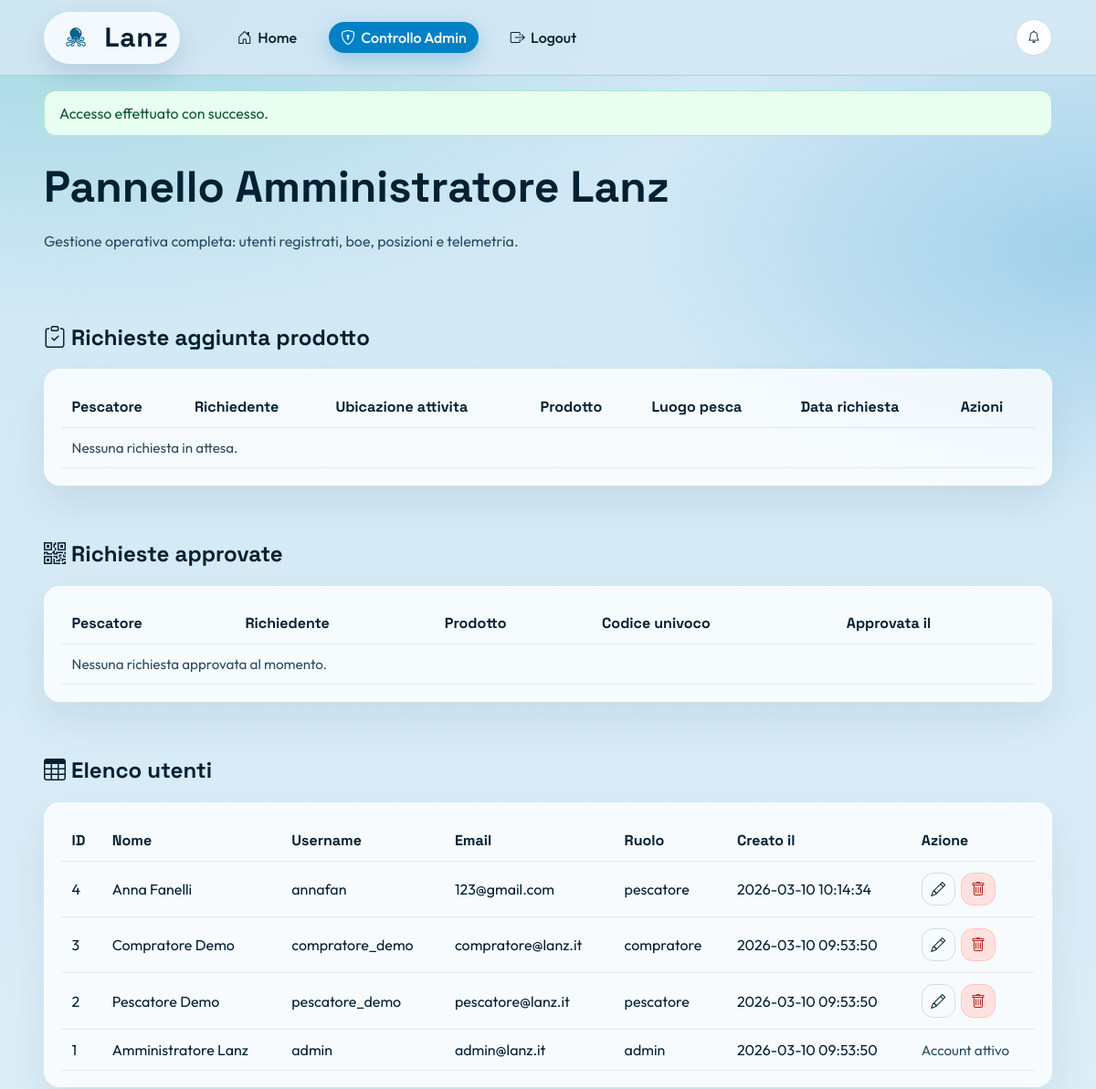
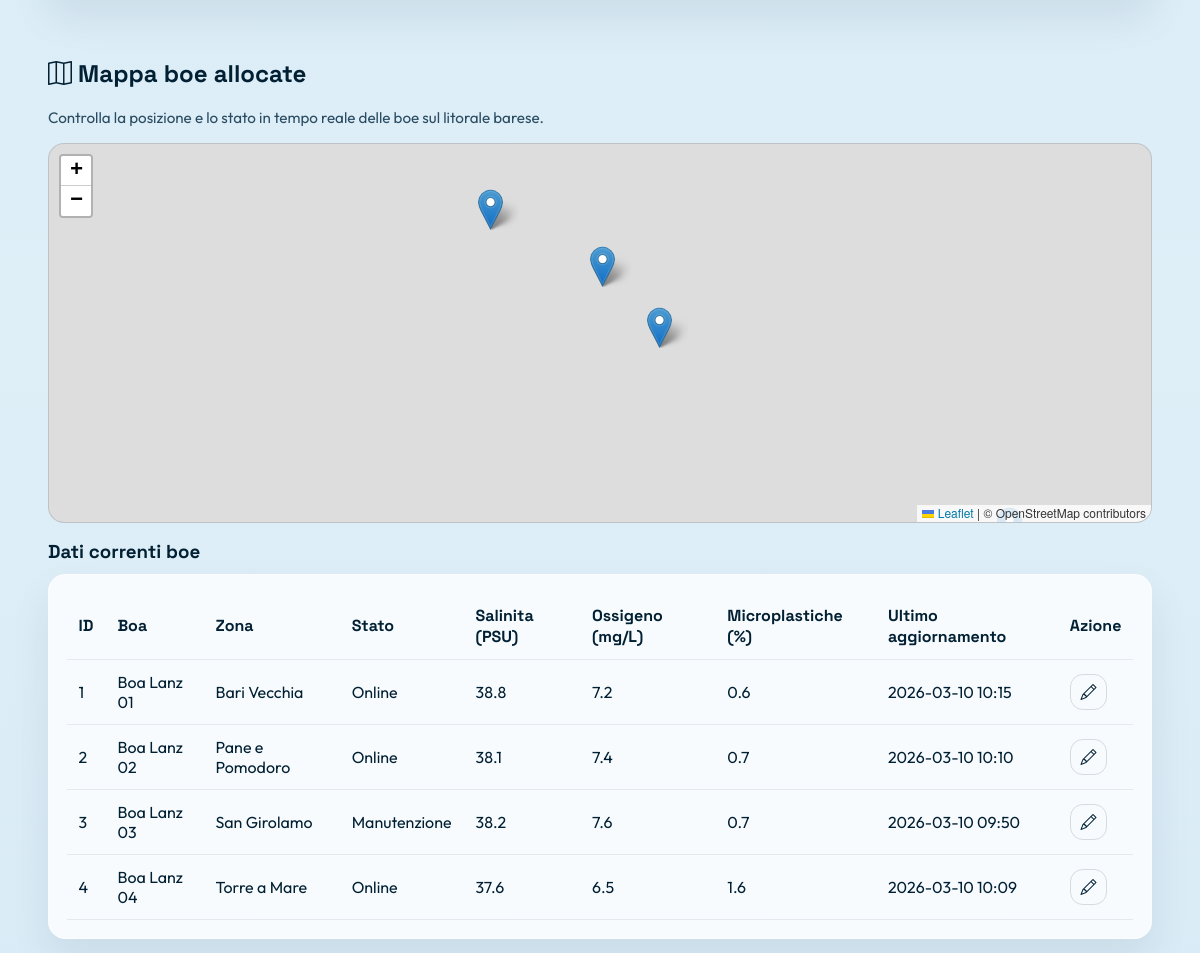
The page /admin.php (signed in, upper part) on the database as committed earlier (2 pictures, top to bottom).
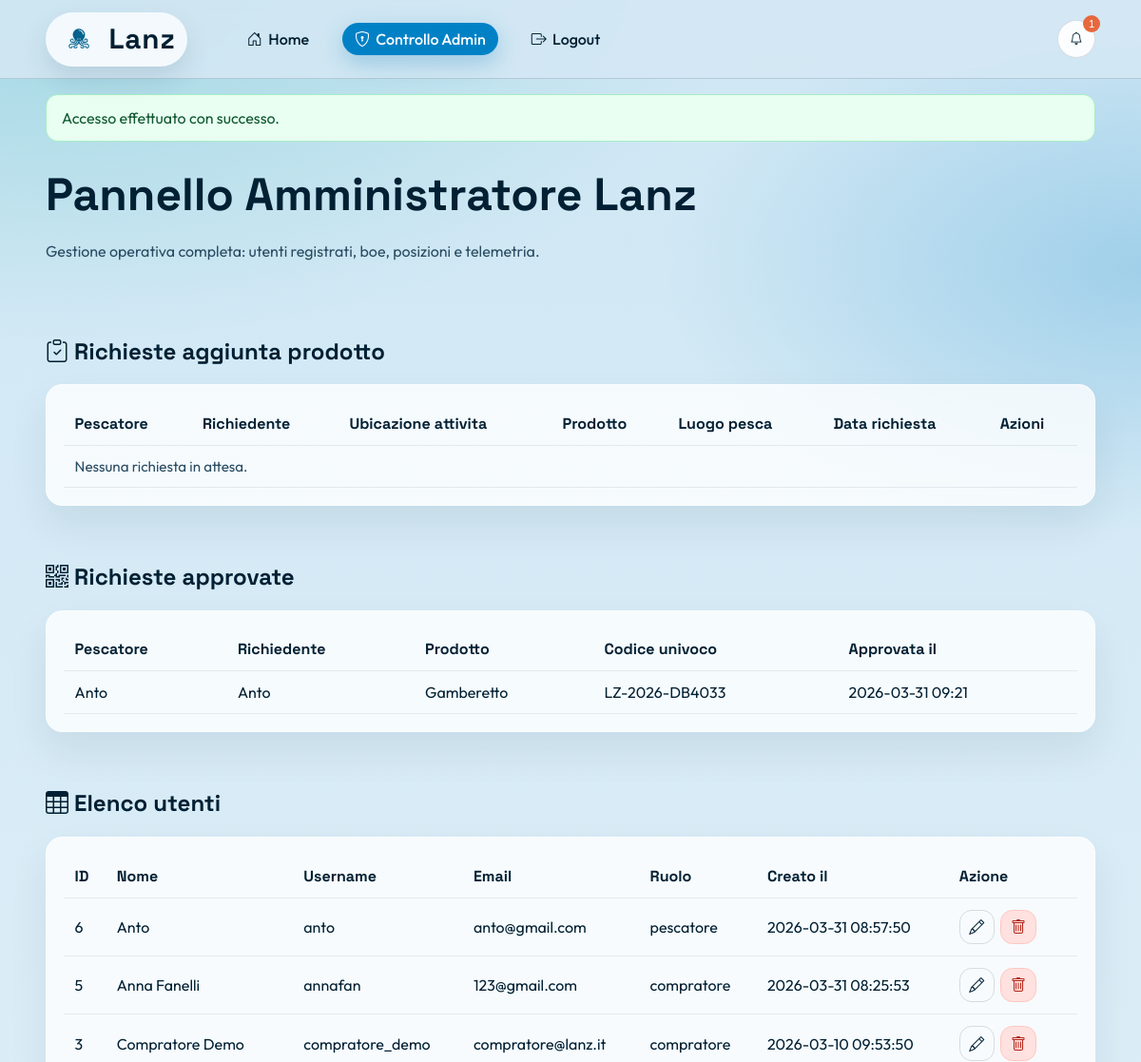
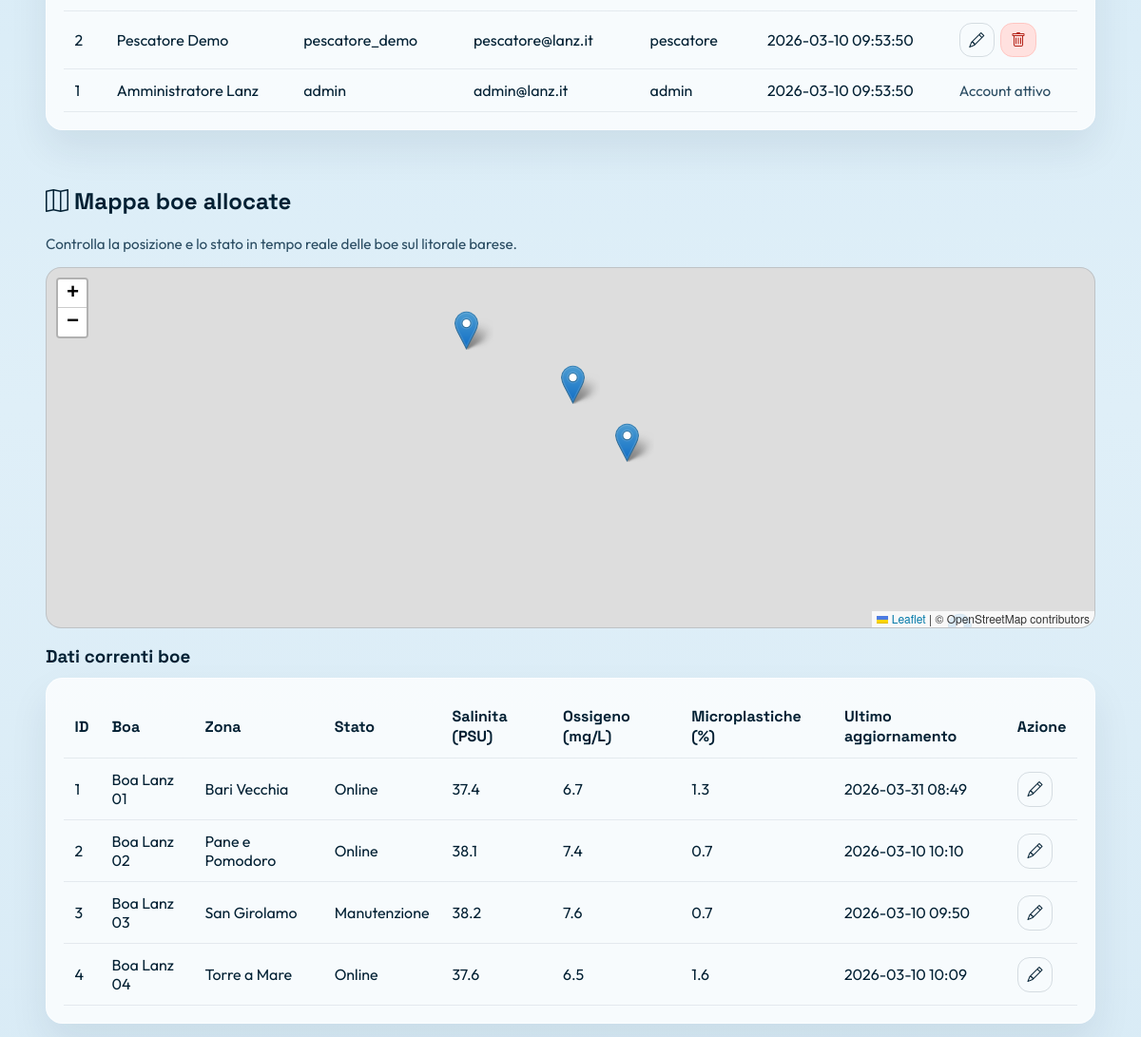
The same page on the database as committed later (2 pictures, top to bottom).
### tables this page shows
CREATE TABLE users (
            id INTEGER PRIMARY KEY AUTOINCREMENT,
            full_name TEXT NOT NULL,
            username TEXT NOT NULL UNIQUE,
            email TEXT NOT NULL UNIQUE,
            password_hash TEXT NOT NULL,
            role TEXT NOT NULL CHECK (role IN ("compratore", "pescatore", "admin")),
            created_at TEXT NOT NULL DEFAULT CURRENT_TIMESTAMP
        );

CREATE TABLE buoys (
            id INTEGER PRIMARY KEY AUTOINCREMENT,
            name TEXT NOT NULL,
            zone TEXT NOT NULL,
            lat REAL NOT NULL,
            lng REAL NOT NULL,
            status TEXT NOT NULL,
            last_update TEXT NOT NULL
        );

CREATE TABLE product_requests (
            id INTEGER PRIMARY KEY AUTOINCREMENT,
            fisherman_id INTEGER NOT NULL,
            requester_name TEXT NOT NULL,
            business_location TEXT NOT NULL,
            fish_type TEXT NOT NULL,
            catch_location TEXT NOT NULL,
            requested_at TEXT NOT NULL DEFAULT CURRENT_TIMESTAMP,
            status TEXT NOT NULL DEFAULT "pending" CHECK (status IN ("pending", "approved", "rejected")),
            admin_note TEXT,
            generated_code TEXT,
            approved_by INTEGER,
            approved_at TEXT,
            FOREIGN KEY (fisherman_id) REFERENCES users(id),
            FOREIGN KEY (approved_by) REFERENCES users(id)
        );

### includes/auth.php (called while the page is built, shortened)
<?php
function isLoggedIn(): bool
{
    return isset($_SESSION['user']) && is_array($_SESSION['user']);
}
function currentUser(): ?array
{
    return isLoggedIn() ? $_SESSION['user'] : null;
}
function e(string $value): string
{
    return htmlspecialchars($value, ENT_QUOTES, 'UTF-8');
}

### admin.php (the view, shortened to what the changed rows need)
<?php
require_once __DIR__ . '/includes/config.php';
require_once __DIR__ . '/includes/auth.php';
$users = $pdo->query('SELECT id, full_name, username, email, role, created_at FROM users ORDER BY id DESC')->fetchAll();
$buoysWithLatestData = $pdo->query(
    'SELECT
        b.id,
        b.name,
        b.zone,
        b.status,
        b.last_update,
        (
            SELECT salinity FROM buoy_readings br
            WHERE br.buoy_id = b.id
            ORDER BY br.recorded_at DESC
            LIMIT 1
        ) AS salinity,
        (
            SELECT dissolved_oxygen FROM buoy_readings br
            WHERE br.buoy_id = b.id
            ORDER BY br.recorded_at DESC
            LIMIT 1
        ) AS dissolved_oxygen,
        (
            SELECT microplastics_percent FROM buoy_readings br
            WHERE br.buoy_id = b.id
            ORDER BY br.recorded_at DESC
            LIMIT 1
        ) AS microplastics_percent
    FROM buoys b
    ORDER BY b.id ASC'
)->fetchAll();
$approvedRequests = $pdo->query(
    'SELECT pr.*, u.full_name AS fisherman_name
     FROM product_requests pr
     JOIN users u ON u.id = pr.fisherman_id
     WHERE pr.status = "approved"
     ORDER BY pr.approved_at DESC'
)->fetchAll();
$bodyClass = 'admin-page';
require_once __DIR__ . '/includes/header.php';
?>
<section class="section container reveal">
    <h1>Pannello Amministratore Lanz</h1>
</section>
<section class="section container reveal">
    <h2><i class="bi bi-clipboard-check"></i> Richieste aggiunta prodotto</h2>
    <div class="table-wrap card">
        <table>
            <thead>
                <tr>
                    <th>Pescatore</th>
                    <th>Richiedente</th>
                    <th>Ubicazione attivita</th>
                    <th>Prodotto</th>
                    <th>Luogo pesca</th>
                    <th>Data richiesta</th>
                    <th>Azioni</th>
                </tr>
            </thead>
        </table>
    </div>
</section>
<section class="section container reveal">
    <h2><i class="bi bi-qr-code"></i> Richieste approvate</h2>
    <div class="table-wrap card">
        <table>
            <thead>
                <tr>
                    <th>Pescatore</th>
                    <th>Richiedente</th>
                    <th>Prodotto</th>
                    <th>Codice univoco</th>
                    <th>Approvata il</th>
                </tr>
            </thead>
            <tbody>
                <?php if (!$approvedRequests): ?>
                    <tr>
                        <td colspan="5" class="helper-text">Nessuna richiesta approvata al momento.</td>
                    </tr>
                <?php else: ?>
                    <?php foreach ($approvedRequests as $req): ?>
                        <tr>
                            <td><?= e((string) $req['fisherman_name']) ?></td>
                            <td><?= e((string) $req['requester_name']) ?></td>
                            <td><?= e((string) $req['fish_type']) ?></td>
                            <td><?= e((string) $req['generated_code']) ?></td>
                            <td><?= e((string) ($req['approved_at'] ?? 'N/D')) ?></td>
                        </tr>
                    <?php endforeach; ?>
                <?php endif; ?>
            </tbody>
        </table>
    </div>
</section>
<section class="section container reveal">
    <h2><i class="bi bi-table"></i> Elenco utenti</h2>
    <div class="table-wrap card">
        <table>
            <thead>
                <tr>
                    <th>ID</th>
                    <th>Nome</th>
                    <th>Username</th>
                    <th>Email</th>
                    <th>Ruolo</th>
                    <th>Creato il</th>
                    <th>Azione</th>
                </tr>
            </thead>
            <tbody>
                <?php foreach ($users as $item): ?>
                    <tr>
                        <td><?= e((string) $item['id']) ?></td>
                        <td><?= e((string) $item['full_name']) ?></td>
                        <td><?= e((string) $item['username']) ?></td>
                        <td><?= e((string) $item['email']) ?></td>
                        <td><?= e((string) $item['role']) ?></td>
                        <td><?= e((string) $item['created_at']) ?></td>
                        <td>
                            <?php if ((int) $item['id'] !== (int) (currentUser()['id'] ?? 0)): ?>
                                <div class="table-actions">
                                    <button class="btn btn-ghost btn-icon user-edit-btn" type="button" data-user-id="<?= e((string) $item['id']) ?>" aria-label="Modifica utente">
                                        <i class="bi bi-pencil"></i>
                                    </button>
                                    <form method="post" onsubmit="return confirm('Eliminare questo utente?');">
                                        <button class="btn btn-danger btn-icon" type="submit" aria-label="Elimina utente">
                                            <i class="bi bi-trash"></i>
                                        </button>
                                    </form>
                                </div>
                            <?php else: ?>
                                <span class="helper-text">Account attivo</span>
                            <?php endif; ?>
                        </td>
                    </tr>
                <?php endforeach; ?>
            </tbody>
        </table>
    </div>
</section>
<section class="section container reveal">
    <h2><i class="bi bi-map"></i> Mappa boe allocate</h2>
    <div class="table-wrap card">
        <table>
            <thead>
                <tr>
                    <th>ID</th>
                    <th>Boa</th>
                    <th>Zona</th>
                    <th>Stato</th>
                    <th>Salinita (PSU)</th>
                    <th>Ossigeno (mg/L)</th>
                    <th>Microplastiche (%)</th>
                    <th>Ultimo aggiornamento</th>
                    <th>Azione</th>
                </tr>
            </thead>
            <tbody>
                <?php foreach ($buoysWithLatestData as $buoy): ?>
                    <tr>
                        <td><?= e((string) $buoy['id']) ?></td>
                        <td><?= e((string) $buoy['name']) ?></td>
                        <td><?= e((string) $buoy['zone']) ?></td>
                        <td><?= e((string) $buoy['status']) ?></td>
                        <td><?= e(number_format((float) ($buoy['salinity'] ?? 0), 1)) ?></td>
                        <td><?= e(number_format((float) ($buoy['dissolved_oxygen'] ?? 0), 1)) ?></td>
                        <td><?= e(number_format((float) ($buoy['microplastics_percent'] ?? 0), 1)) ?></td>
                        <td><?= e((string) $buoy['last_update']) ?></td>
                        <td>
                            <button class="btn btn-ghost btn-icon buoy-edit-btn" type="button" data-buoy-id="<?= e((string) $buoy['id']) ?>" aria-label="Modifica boa">
                                <i class="bi bi-pencil"></i>
                            </button>
                        </td>
                    </tr>
                <?php endforeach; ?>
            </tbody>
        </table>
    </div>
</section>
<link
    rel="stylesheet"
    href="https://unpkg.com/leaflet@1.9.4/dist/leaflet.css"
/>
<?php require_once __DIR__ . '/includes/footer.php'; ?>

### includes/header.php (shortened to what the changed rows need)
<?php
require_once __DIR__ . '/auth.php';
$user = currentUser();
$bodyClass = $bodyClass ?? '';
$quickUnreadCount = 0;
if ($user && isset($pdo)) {
    try {
        $countStmt = $pdo->prepare(
            'SELECT COUNT(*)
             FROM notifications
             WHERE is_read = 0 AND (target_user_id = :uid OR target_role = :role)'
        );
        $countStmt->bindValue(':uid', (int) ($user['id'] ?? 0), PDO::PARAM_INT);
        $countStmt->bindValue(':role', (string) ($user['role'] ?? ''));
        $countStmt->execute();
        $quickUnreadCount = (int) $countStmt->fetchColumn();
    } catch (Throwable $e) {
        $quickNotifications = [];
        $quickUnreadCount = 0;
    }
}
?>
<!DOCTYPE html>
<html lang="it">
<head>
    <link rel="stylesheet" href="https://cdn.jsdelivr.net/npm/bootstrap-icons@1.11.3/font/bootstrap-icons.min.css">
    <link rel="stylesheet" href="assets/css/styles.css">
</head>
<body class="<?= e($bodyClass) ?>">
    <header class="site-header">
        <nav class="navbar container">
            <?php if ($user): ?>
                <div class="notify-wrap">
                    <button id="notifyToggle" class="notify-btn" type="button" aria-label="Apri notifiche" aria-expanded="false">
                        <i class="bi bi-bell"></i>
                        <?php if ($quickUnreadCount > 0): ?>
                            <span class="notify-dot"><?= e((string) $quickUnreadCount) ?></span>
                        <?php endif; ?>
                    </button>
                </div>
            <?php endif; ?>
        </nav>
    </header>
    <main>

Rows that differ between the two databases and show on the page:
removed users: id "4", full_name "Anna Fanelli", username "annafan", email "123@gmail.com", role "pescatore", created_at "2026-03-10 10:14:34"
added product_requests: fisherman.full_name "Anto", requester_name "Anto", fish_type "Gamberetto", generated_code "LZ-2026-DB4033", approved_at "2026-03-31 09:21"
added users: id "6", full_name "Anto", username "anto", email "anto@gmail.com", role "pescatore", created_at "2026-03-31 08:57:50"
added users: id "5", full_name "Anna Fanelli", username "annafan", email "123@gmail.com", role "compratore", created_at "2026-03-31 08:25:53"
changed buoys "Boa Lanz 01": salinity "38.8" → "37.4"; dissolved_oxygen "7.2" → "6.7"; microplastics_percent "0.6" → "1.3"; last_update "2026-03-10 10:15" → "2026-03-31 08:49"
Other text that changed with them:
$quickUnreadCount: (not shown) → "1"
text no longer shown: "Nessuna richiesta approvata al momento."
